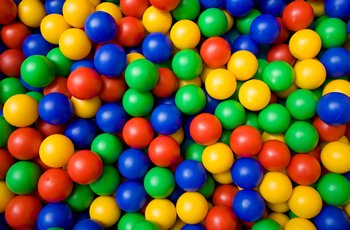
#> input picture SystProg_Spri_2019/scripts/sample_imgs/ballpool.jpg, 350 x 230 px
$ python opencv_16_floodfill_balls.py
#> lines starting #> are read from the running program, lines starting #| are printed output that depends on the picture; after the words box and inside, x2 and y2 are one past the last pixel; in counts of white or black regions, pixels touching at a corner belong together
### SystProg_Spri_2019/scripts/opencv/show_imgs.py
import cv2
import numpy as np


def show_imgs(titled_imgs, wnd_title, columns, min_width=None):
    # convert gray images to bgr images
    titled_imgs = gray_to_bgr(titled_imgs)
    # prepare merged image
    rows = int(np.ceil(len(titled_imgs)/columns))
    block_size, img_rect = get_block_info(titled_imgs)
    result_img = np.ones((block_size[0]*rows, block_size[1]*columns, 3), dtype=np.uint8)*255
    # put images on blocks with title on top of image
    for idx, (title, image) in enumerate(titled_imgs.items()):
        y_pos = int(idx / columns) * block_size[0] + img_rect["y"]
        x_pos = int(idx % columns) * block_size[1] + img_rect["x"]
        result_img[y_pos:y_pos+img_rect["h"], x_pos:x_pos+img_rect["w"], :] = image
        title_pos = (x_pos + 20, y_pos - 5)
        cv2.putText(result_img, title, title_pos, cv2.FONT_HERSHEY_SIMPLEX, 0.7, (0, 0, 0), 1)
    # pad image with white
    if min_width is not None and result_img.shape[1] < min_width:
        result_img = pad_img(result_img, min_width)
    cv2.imshow(wnd_title, result_img)
    cv2.waitKey()
    return result_img


def gray_to_bgr(images):
    bgr_imgs = dict()
    for key, img in images.items():
        if len(img.shape) == 2:
            bgr_imgs[key] = cv2.cvtColor(img, cv2.COLOR_GRAY2BGR)
        else:
            bgr_imgs[key] = img.copy()
    return bgr_imgs


def get_block_info(imgs_dict):
    pad = 10
    title_pad = 25
    first_key = list(imgs_dict.keys())[0]
    img_size = imgs_dict[first_key].shape
    img_area = {"x": pad, "w": img_size[1], "y": title_pad, "h": img_size[0]}
    block_size = (img_area["h"] + title_pad + pad, img_area["w"] + pad*2)
    return block_size, img_area


# [7 lines left out: function pad_img, not called in this run]

### SystProg_Spri_2019/scripts/opencv/opencv_16_floodfill_balls.py
import cv2
import numpy as np
import show_imgs as si
IMG_PATH = "../sample_imgs"
NON_REGION = 50
AREA_THR = 100
LABEL_BEGIN = 100


def count_balls():
    srcimg = cv2.imread(IMG_PATH + "/ballpool.jpg", cv2.IMREAD_COLOR)
#> srcimg is the input picture: shape (230, 350, 3); mean B, G, R 54.5, 96.4, 106.6
    images, mask = prepare_mask(srcimg)
#> in prepare_mask, `hsvimg = cv2.cvtColor(srcimg, cv2.COLOR_BGR2HSV)`: hsvimg: shape (230, 350, 3); mean H, S, V 54.3, 233.7, 167.9
#> in prepare_mask, `canny = cv2.Canny(images["value"], 80, 160)`:
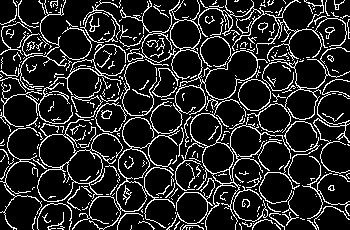
#> canny: shape (230, 350); 15.4% white in thin lines or dots
#> in prepare_mask, `ret, nonregion = cv2.threshold(canny, 10, NON_REGION, cv2.THRESH_BINARY)`: nonregion: shape (230, 350); values 0 (black) and 50 (white), 15.4% white in thin lines or dots
#> in prepare_mask, `nonregion[images["value"] < 70] = NON_REGION`:
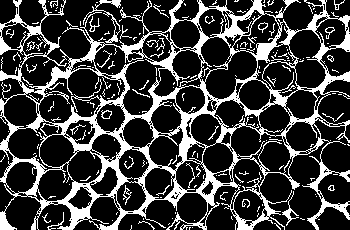
#> nonregion: shape (230, 350); values 0 (black) and 50 (white), 24.2% white; 202 white regions (162 under 20 px), largest, box (x1, y1, x2, y2) and area: (0, 0, 350, 230) 17102, (83, 0, 121, 43) 249, (282, 191, 299, 226) 110
#> in prepare_mask, `mask[1:-1, 1:-1] = nonregion`: mask: shape (232, 352); values 0 (black) and 50 (white), 23.9% white; 202 white regions (162 under 20 px), largest, box (x1, y1, x2, y2) and area: (1, 1, 351, 231) 17102, (84, 1, 122, 44) 249, (283, 192, 300, 227) 110
#> images = 5 items
    result_img = si.show_imgs(images, "floodfill", 3)
#> the loop in gray_to_bgr, `for key, img in images.items():` made 5 passes
#> key on passes 1 to 5: 'original', 'hue', 'saturation', 'value', 'nonregion mask'
#> in show_imgs, `rows = int(np.ceil(len(titled_imgs)/columns))`: rows = 2
#> in get_block_info, `first_key = list(imgs_dict.keys())[0]`: first_key = 'original'
#> in show_imgs, `block_size, img_rect = get_block_info(titled_imgs)`: block_size = (265, 370); img_rect = {'x': 10, 'w': 350, 'y': 25, 'h': 230}
#> the loop in show_imgs, `for idx, (title, image) in enumerate(titled_imgs.items()):` made 5 passes
#> (title, y_pos, x_pos, title_pos) on passes 1 to 5: ('original', 25, 10, (30, 20)), ('hue', 25, 380, (400, 20)), ('saturation', 25, 750, (770, 20)), ('value', 290, 10, (30, 285)), ('nonregion mask', 290, 380, (400, 285))
    label = LABEL_BEGIN
    ih, iw, ch = srcimg.shape
#> ih = 230; iw = 350; ch = 3
    hueimg = images["hue"].copy()
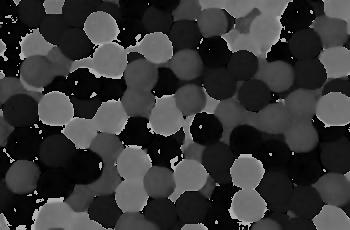
#> hueimg: shape (230, 350); min 0, max 179, mean 54.3
    for v in range(0, ih, 5):
        for u in range(0, iw, 5):
            if mask[v+1, u+1] == 0:
                hueimg, mask, area = fill_image(hueimg, mask, (u, v), label)
                cv2.imshow("floodfill mask", mask)
                if area > AREA_THR:
                    label += 1
                    cv2.waitKey(100)
#> this loop made 46 passes
#> (printed output is left out)
#> pass 1, in fill_image, `ret, hueimg, mask_tmp, rect = cv2.floodFill(hueimg, mask_tmp, pt, None..`:
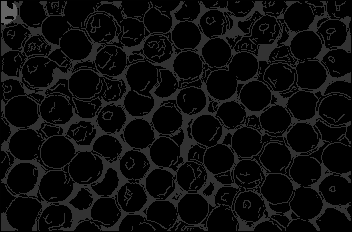
#> mask_tmp: shape (232, 352); min 0, max 100, mean 12.3
#> after the loop:
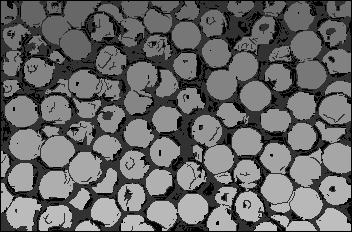
#> mask: shape (232, 352); min 0, max 194, mean 103.9
    cv2.waitKey()
    labeled = colorize_regions(mask, label)
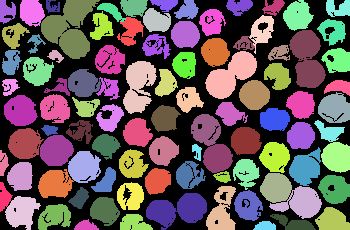
#> labeled: shape (230, 350, 3); mean of channels 0, 1, 2 89.7, 87.2, 101.9; drawn as B, G, R
    images["labeled balls"] = labeled
    result_img = si.show_imgs(images, "floodfill", 3)
#> call 2 of show_imgs, with wnd_title = 'floodfill', columns = 3
#> the loop in gray_to_bgr (call 2), `for key, img in images.items():` made 6 passes
#> the loop in show_imgs (call 2), `for idx, (title, image) in enumerate(titled_imgs.items()):` made 6 passes
#> after the loop in show_imgs (call 2), `for idx, (title, image) in enumerate(titled_imgs.items()):`:
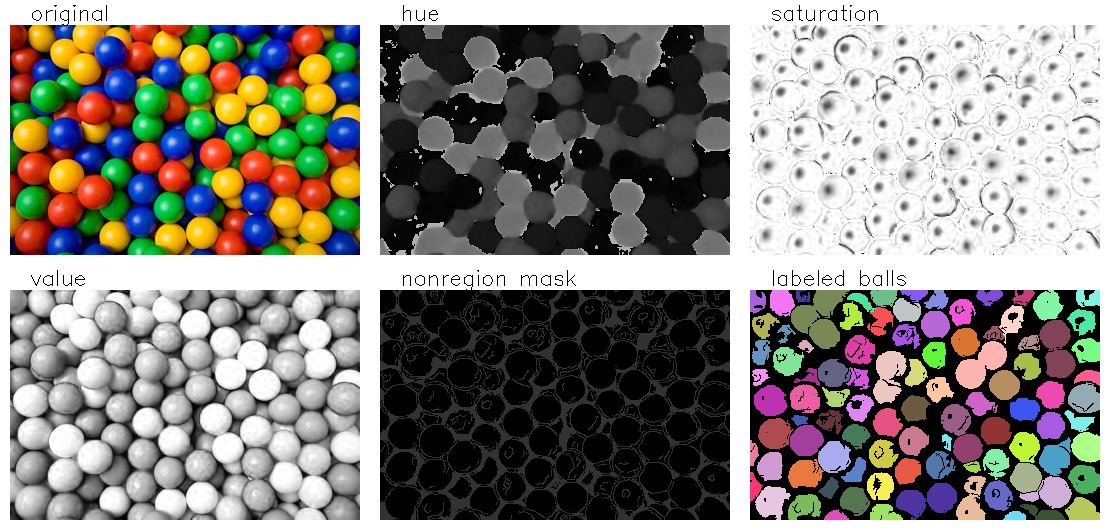
#> result_img: shape (530, 1110, 3); mean B, G, R 128.8, 134.2, 137.6
    cv2.imwrite(IMG_PATH + "/result/floodfill_ball.jpg", result_img)


def prepare_mask(srcimg):
    ih, iw, ch = srcimg.shape
    images = {"original": srcimg}
    hsvimg = cv2.cvtColor(srcimg, cv2.COLOR_BGR2HSV)
    images["hue"] = hsvimg[:, :, 0]
    images["saturation"] = hsvimg[:, :, 1]
    images["value"] = hsvimg[:, :, 2]
    # create invalid mask by saturtion and value to set borders of balls
    canny = cv2.Canny(images["value"], 80, 160)
    ret, nonregion = cv2.threshold(canny, 10, NON_REGION, cv2.THRESH_BINARY)
    nonregion[images["value"] < 70] = NON_REGION
    # kernel = cv2.getStructuringElement(cv2.MORPH_RECT, (3, 3))
    # nonregion = cv2.morphologyEx(nonregion, cv2.MORPH_CLOSE, kernel)
    images["nonregion mask"] = nonregion
    # create floodfill mask with size of (ih+2, iw+2)
    mask = np.zeros((ih+2, iw+2), dtype=np.uint8)
    mask[1:-1, 1:-1] = nonregion
    return images, mask


def fill_image(hueimg, mask, pt, label):
    flags = (4 | cv2.FLOODFILL_MASK_ONLY | (label << 8))
    mask_tmp = mask.copy()
    ret, hueimg, mask_tmp, rect = cv2.floodFill(hueimg, mask_tmp, pt, None, 1, 1, flags=flags)
    print(f"floodfiil at {pt}, pixels={ret}, rect={rect}, label={label}")
    if ret > AREA_THR:
        mask = mask_tmp
    else:   # if region is too small, fill it with NON_REGION
        flags = (4 | cv2.FLOODFILL_MASK_ONLY | (NON_REGION << 8))
        ret, hueimg, mask, rect = cv2.floodFill(hueimg, mask, pt, None, 1, 1, flags=flags)
    return hueimg, mask, ret


def colorize_regions(mask, max_label):
    image = np.zeros((mask.shape[0], mask.shape[1], 3), np.uint8)
    for label in range(LABEL_BEGIN, max_label, 1):
        image[mask==label, :] = np.random.randint(50, 256, 3)
    return image[1:-1, 1:-1, :]


if __name__ == "__main__":
    count_balls()
